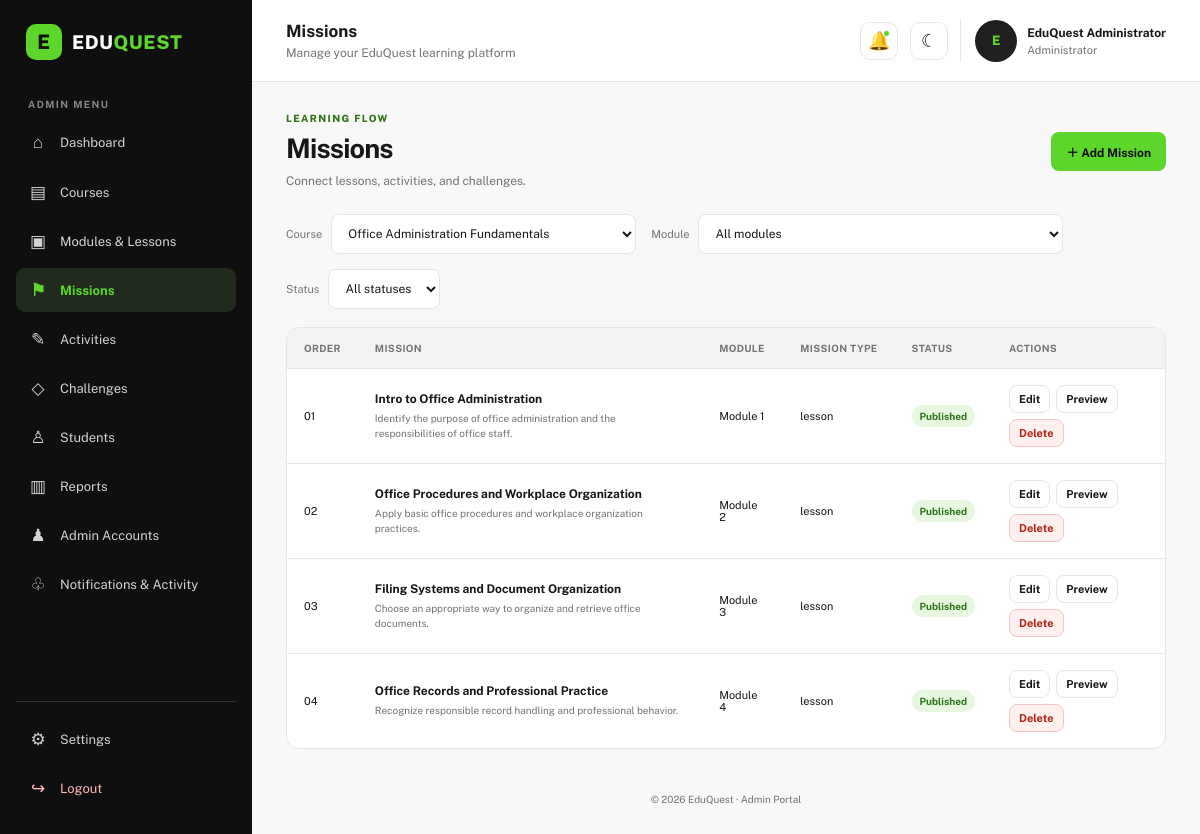
The page /EDUQUEST_FINAL/Admin_Portal/AdminMissions.php (signed in) on the database its author committed.
### tables this page shows
CREATE TABLE `missions` (
  `mission_id` int(10) UNSIGNED NOT NULL,
  `module_id` int(10) UNSIGNED NOT NULL,
  `mission_number` tinyint(3) UNSIGNED NOT NULL,
  `mission_title` varchar(200) NOT NULL,
  `mission_description` text DEFAULT NULL,
  `mission_type` varchar(50) NOT NULL DEFAULT 'lesson',
  `mission_order` tinyint(3) UNSIGNED NOT NULL DEFAULT 1,
  `status` enum('draft','published') NOT NULL DEFAULT 'draft',
  `created_at` timestamp NOT NULL DEFAULT current_timestamp(),
  `updated_at` timestamp NOT NULL DEFAULT current_timestamp() ON UPDATE current_timestamp()
);

CREATE TABLE `modules` (
  `module_id` int(10) UNSIGNED NOT NULL,
  `course_id` int(10) UNSIGNED NOT NULL,
  `module_number` tinyint(3) UNSIGNED NOT NULL,
  `module_title` varchar(200) NOT NULL,
  `module_description` text DEFAULT NULL,
  `status` enum('draft','published','archived') NOT NULL DEFAULT 'draft',
  `created_at` timestamp NOT NULL DEFAULT current_timestamp(),
  `updated_at` timestamp NOT NULL DEFAULT current_timestamp() ON UPDATE current_timestamp()
);

### EDUQUEST_FINAL/Admin_Portal/AdminMissions.php (the view, shortened to what this page needs)
<?php
require_once "db_connect.php";
function e($value) {
    return htmlspecialchars((string) $value, ENT_QUOTES, "UTF-8");
}
$courses = [];
$coursesRes = $conn->query("
    SELECT course_id, course_title
    FROM courses
    ORDER BY course_number ASC
");
if ($coursesRes) {
    while ($row = $coursesRes->fetch_assoc()) {
        $courses[] = $row;
    }
}
$selectedCourseId = isset($_GET["course_id"])
    ? (int) $_GET["course_id"]
    : (!empty($courses) ? (int) $courses[0]["course_id"] : 0);
$selectedStatus = $_GET["status"] ?? "all";
$sql = "
    SELECT
        m.*,
        modTable.module_title,
        modTable.module_number,
        c.course_title
    FROM missions m
    INNER JOIN modules modTable
        ON m.module_id = modTable.module_id
    INNER JOIN courses c
        ON modTable.course_id = c.course_id
    WHERE c.course_id = ?
";
$params = [$selectedCourseId];
$types = "i";
$sql .= " ORDER BY m.mission_order ASC, m.mission_number ASC";
$stmt = $conn->prepare($sql);
$stmt->bind_param($types, ...$params);
$stmt->execute();
$missionsResult = $stmt->get_result();
$missions = [];
while ($row = $missionsResult->fetch_assoc()) {
    $missions[] = $row;
}
?>
<!DOCTYPE html>
<html lang="en">
<head>
    <link rel="stylesheet" href="Admin_styles.css">
</head>
<body>
<div id="admin-app" data-page="Missions">
    <main class="page-content">
        <section class="page-heading split-heading">
            <div>
                <p class="eyebrow">LEARNING FLOW</p>
                <h1>Missions</h1>
                <p class="muted">Connect lessons, activities, and challenges.</p>
            </div>
            <button class="btn btn-primary" type="button" data-modal="missionModal">
                ＋ Add Mission
            </button>
        </section>
        <form method="GET" action="" class="toolbar" style="display:flex;gap:15px;align-items:center;flex-wrap:wrap;">
            <label class="field-inline">
                Course
                <select name="course_id" onchange="this.form.submit()">
                    <?php foreach ($courses as $c): ?>
                        <option value="<?= (int) $c["course_id"] ?>"
                            <?= ((int) $c["course_id"] === $selectedCourseId) ? "selected" : "" ?>>
                            <?= e($c["course_title"]) ?>
                        </option>
                    <?php endforeach; ?>
                </select>
            </label>
            <label class="field-inline">
                Module
                <select name="module_id" onchange="this.form.submit()">
                    <option value="0">All modules</option>
                </select>
            </label>
            <label class="field-inline">
                Status
                <select name="status" onchange="this.form.submit()">
                    <option value="all" <?= $selectedStatus === "all" ? "selected" : "" ?>>All statuses</option>
                </select>
            </label>
        </form>
        <section class="panel table-panel">
            <div class="table-wrap" style="overflow-x:auto;">
                <table>
                    <thead>
                        <tr>
                            <th>Order</th>
                            <th>Mission</th>
                            <th>Module</th>
                            <th>Mission Type</th>
                            <th>Status</th>
                            <th>Actions</th>
                        </tr>
                    </thead>
                    <tbody>
                    <?php if (!empty($missions)): ?>
                        <?php foreach ($missions as $mission): ?>
                            <tr>
                                <td><?= sprintf("%02d", (int) $mission["mission_order"]) ?></td>
                                <td>
                                    <b><?= e($mission["mission_title"]) ?></b>
                                    <small><?= e($mission["mission_description"] ?? "No description") ?></small>
                                </td>
                                <td>Module <?= (int) $mission["module_number"] ?></td>
                                <td><?= e($mission["mission_type"]) ?></td>
                                <td>
                                    <span class="status <?= e(strtolower($mission["status"])) ?>">
                                        <?= e(ucfirst($mission["status"])) ?>
                                    </span>
                                </td>
                                <td>
                                    <div class="table-actions">
                                        <button
                                            type="button"
                                            class="btn btn-small btn-outline edit-mission-btn"
                                            data-id="<?= (int) $mission["mission_id"] ?>"
                                            data-module="<?= (int) $mission["module_id"] ?>"
                                            data-number="<?= (int) $mission["mission_number"] ?>"
                                            data-title="<?= e($mission["mission_title"]) ?>"
                                            data-description="<?= e($mission["mission_description"] ?? "") ?>"
                                            data-type="<?= e($mission["mission_type"]) ?>"
                                            data-order="<?= (int) $mission["mission_order"] ?>"
                                            data-status="<?= e($mission["status"]) ?>">
                                            Edit
                                        </button>
                                        <button
                                            type="button"
                                            class="btn btn-small btn-outline preview-mission-btn"
                                            data-title="<?= e($mission["mission_title"]) ?>"
                                            data-description="<?= e($mission["mission_description"] ?? "") ?>"
                                            data-module="Module <?= (int) $mission["module_number"] ?>: <?= e($mission["module_title"]) ?>"
                                            data-course="<?= e($mission["course_title"]) ?>"
                                            data-number="<?= (int) $mission["mission_number"] ?>"
                                            data-type="<?= e($mission["mission_type"]) ?>"
                                            data-order="<?= (int) $mission["mission_order"] ?>"
                                            data-status="<?= e($mission["status"]) ?>">
                                            Preview
                                        </button>
                                        <form method="POST" action="" onsubmit="return confirm('Are you sure you want to delete this mission? This action cannot be undone.');">
                                            <button type="submit" class="btn btn-small delete-btn">
                                                Delete
                                            </button>
                                        </form>
                                    </div>
                                </td>
                            </tr>
                        <?php endforeach; ?>
                    <?php endif; ?>
                    </tbody>
                </table>
            </div>
        </section>
        <footer class="page-footer">© 2026 EduQuest · Admin Portal</footer>
    </main>
</div>
</body>
</html>

### EDUQUEST_FINAL/Admin_Portal/Admin_styles.css (style rules this page uses)
:root { --black: #0F0F0F; --dark: #202020; --green: #5DD62C; --deep-green: #337418; --offwhite: #F8F8F8; --white: #FFFFFF; --text: #171717; --muted: #737373; --border: #E6E6E6; --surface: #FFFFFF; --surface-soft: #F3F4F2; --shadow: 0 8px 28px rgba(0, 0, 0, 0.06); }
* { box-sizing: border-box; margin: 0; padding: 0; }
body { font-family: "Public Sans", Arial, sans-serif; background: var(--offwhite); color: var(--text); min-height: 100vh; }
button, input, select, textarea { font: inherit; }
button { cursor: pointer; }
.page-content { padding: 30px 34px 24px; max-width: 1600px; margin: 0 auto; }
.page-heading { margin-bottom: 23px; }
.page-heading h1 { font-size: 27px; letter-spacing: -.8px; margin: 4px 0 8px; }
.eyebrow { color: var(--deep-green); font-size: 10px; font-weight: 800; letter-spacing: 1.4px; margin-bottom: 8px; }
.muted { color: var(--muted); font-size: 12px; line-height: 1.6; }
.split-heading { display: flex; justify-content: space-between; align-items: center; gap: 18px; }
.panel { background: var(--surface); border: 1px solid var(--border); border-radius: 13px; padding: 22px; margin-bottom: 20px; min-width: 0; }
.btn { display: inline-flex; align-items: center; justify-content: center; gap: 7px; border: 1px solid transparent; border-radius: 8px; padding: 10px 14px; font-size: 12px; font-weight: 700; transition: .18s; white-space: nowrap; }
.btn-primary { background: var(--green); color: var(--black); }
.btn-outline { background: var(--surface); border-color: var(--border); color: var(--text); }
.btn-small { padding: 7px 9px; font-size: 11px; }
.toolbar { display: flex; align-items: center; gap: 12px; flex-wrap: wrap; margin-bottom: 18px; }
.toolbar select, .field-inline select { height: 40px; border: 1px solid var(--border); border-radius: 8px; background: var(--surface); color: var(--text); padding: 0 12px; font-size: 12px; max-width: 100%; }
.field-inline { display: flex; align-items: center; gap: 9px; color: var(--muted); font-size: 11px; }
.table-panel { padding: 0; overflow: hidden; }
.table-wrap { width: 100%; overflow-x: auto; }
table { width: 100%; border-collapse: collapse; text-align: left; white-space: normal; }
thead { background: var(--surface-soft); }
th { font-size: 10px; letter-spacing: .35px; text-transform: uppercase; color: var(--muted); font-weight: 700; padding: 14px 17px; white-space: nowrap; }
td { font-size: 11px; padding: 16px 17px; border-top: 1px solid var(--border); vertical-align: middle; }
td b { font-size: 12px; font-weight: 700; display: block; min-width: 130px; }
td small { display: block; color: var(--muted); font-size: 10px; margin-top: 5px; line-height: 1.5; }
.table-actions { display: flex; gap: 6px; align-items: center; flex-wrap: wrap; }
.status { display: inline-flex; align-items: center; border-radius: 100px; padding: 5px 8px; font-size: 10px; font-weight: 700; white-space: nowrap; }
.status.published { background: #E7F7E0; color: #2B7417; }
.page-footer { text-align: center; color: var(--muted); font-size: 10px; padding: 24px 0 5px; }

### EDUQUEST_FINAL/Admin_Portal/AdminMissions.php (style rules this page uses)
.table-actions { display: flex; align-items: center; gap: 6px; flex-wrap: wrap; }
.table-actions form { margin: 0; }
.delete-btn { background: #fff0f0; color: #b42318; border: 1px solid #f2c4c4; cursor: pointer; }

### rows shown on the page
missions: mission_order "01", mission_title "Intro to Office Administration", mission_description "Identify the purpose of office administration and the responsibilities of office staff.", module.module_number "1", mission_type "lesson", status "Published"
missions: mission_order "02", mission_title "Office Procedures and Workplace Organization", mission_description "Apply basic office procedures and workplace organization practices.", module.module_number "2", mission_type "lesson", status "Published"
missions: mission_order "03", mission_title "Filing Systems and Document Organization", mission_description "Choose an appropriate way to organize and retrieve office documents.", module.module_number "3", mission_type "lesson", status "Published"
missions: mission_order "04", mission_title "Office Records and Professional Practice", mission_description "Recognize responsible record handling and professional behavior.", module.module_number "4", mission_type "lesson", status "Published"

### other values the page prints
form field course_id "Office Administration Fundamentals"
